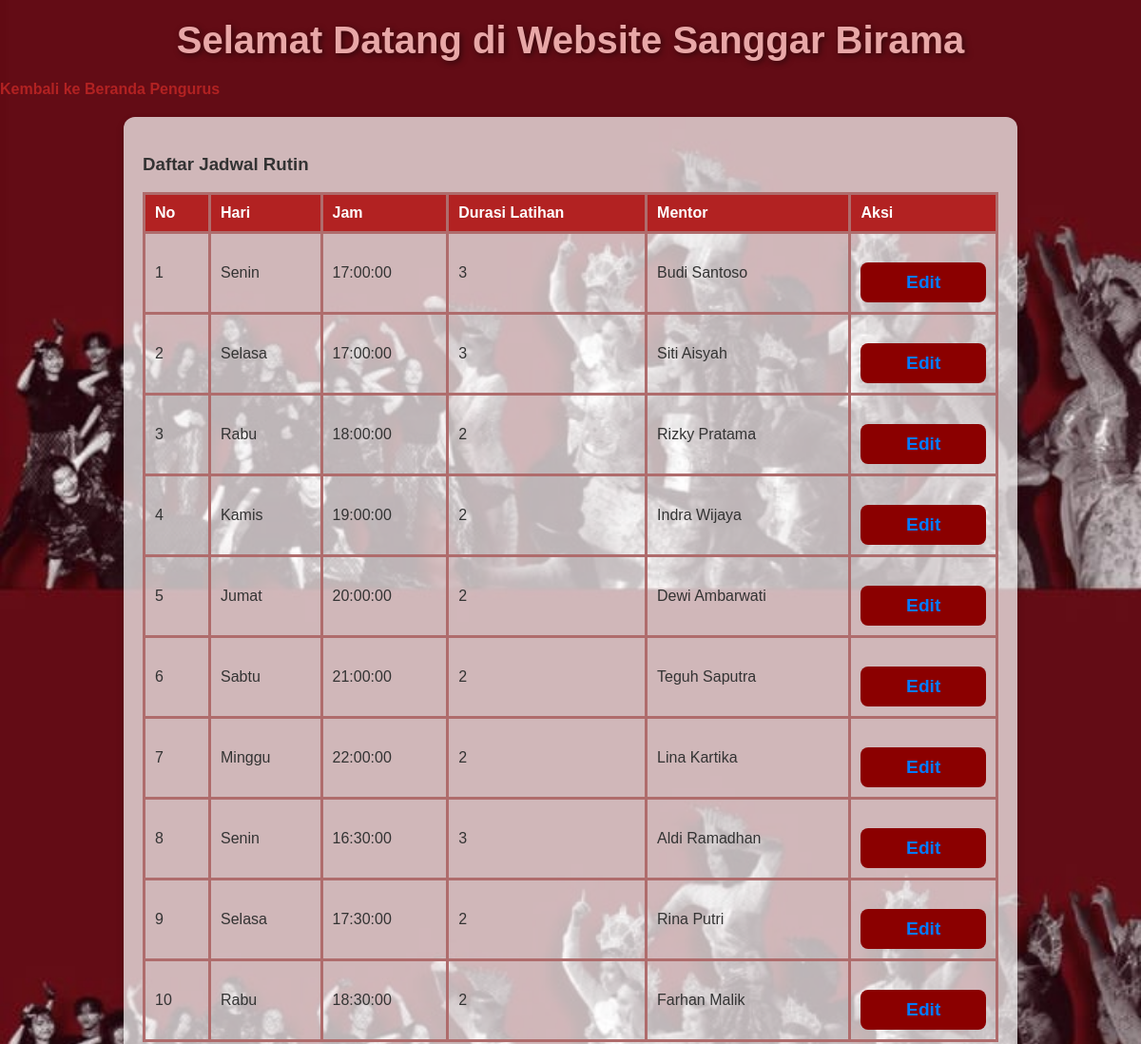
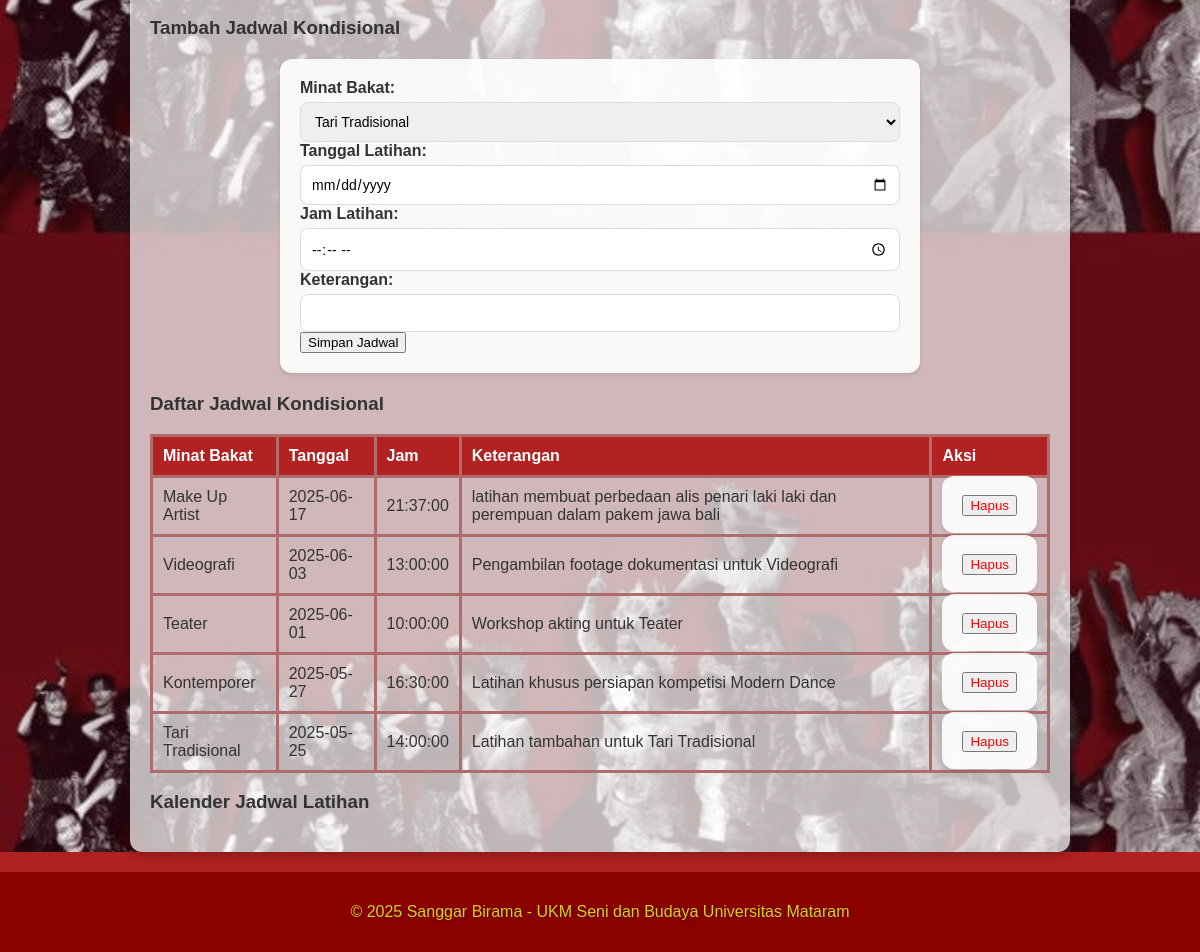
The page /app/views/manajemen_jadwal.php (signed in) on the database its author committed (2 pictures, top to bottom).
### tables this page shows
CREATE TABLE `jadwal_rutin` (
  `id` int(11) NOT NULL,
  `id_minat_bakat` int(11) NOT NULL,
  `hari` varchar(20) NOT NULL,
  `jam` time NOT NULL,
  `durasi_latihan` int(11) NOT NULL,
  `mentor` varchar(100) NOT NULL,
  `id_bidang` int(11) DEFAULT NULL
);

CREATE TABLE `jadwal_kondisional` (
  `id` int(11) NOT NULL,
  `id_minat_bakat` int(11) DEFAULT NULL,
  `tanggal` date NOT NULL,
  `jam` time NOT NULL,
  `keterangan` text DEFAULT NULL
);

CREATE TABLE `minat_bakat` (
  `nama_minat_bakat` varchar(100) NOT NULL,
  `enrollment_key` varchar(50) NOT NULL,
  `id_minat_bakat` int(11) NOT NULL,
  `id_bidang` int(11) DEFAULT NULL
);

### app/views/manajemen_jadwal.php (the view, shortened to what this page needs)
<?php
require_once __DIR__ . '/../config/config.php';
?>
<?php include __DIR__ . '/header.php'; ?>
<a href="beranda_pengurus.php">Kembali ke Beranda Pengurus</a>
<div class="content">
    <h3>Daftar Jadwal Rutin</h3>
    <table border="1">
        <tr>
            <th>No</th>
            <th>Hari</th>
            <th>Jam</th>
            <th>Durasi Latihan</th>
            <th>Mentor</th>
            <th>Aksi</th>
        </tr>
        <?php
        $jadwal_query = $mysqli->query("SELECT * FROM jadwal_rutin");
        $no = 1;
        while ($jadwal = $jadwal_query->fetch_assoc()) {
            echo "<tr>";
            echo "<td>{$no}</td>";
            echo "<td>" . (isset($jadwal["hari"]) ? htmlspecialchars($jadwal["hari"]) : '-') . "</td>";
            echo "<td>" . (isset($jadwal["jam"]) ? htmlspecialchars($jadwal["jam"]) : '-') . "</td>";
            echo "<td>" . htmlspecialchars($jadwal["durasi_latihan"]) . "</td>";
            echo "<td>" . htmlspecialchars($jadwal["mentor"]) . "</td>";
            echo "<td><a href='edit_jadwal_rutin.php?id=" . urlencode($jadwal["id"]) . "'>Edit</a></td>";
            echo "</tr>";
            $no++;
        }
        ?>
    </table>
    <h3>Tambah Jadwal Kondisional</h3>
    <form method="POST" action="/SI-BIRAMA/app/controllers/tambah_jadwal.php">
        <label for="id_minat_bakat">Minat Bakat:</label>
        <select name="id_minat_bakat" required>
            <?php
            $minat_result = $mysqli->query("SELECT id_minat_bakat, nama_minat_bakat FROM minat_bakat");
            while ($mb = $minat_result->fetch_assoc()) {
                echo '<option value="'.$mb['id_minat_bakat'].'">'.htmlspecialchars($mb['nama_minat_bakat']).'</option>';
            }
            ?>
        </select><br>
        <label for="tanggal">Tanggal Latihan:</label>
        <input type="date" name="tanggal" required><br>
        <label for="jam">Jam Latihan:</label>
        <input type="time" name="jam" required><br>
        <label for="keterangan">Keterangan:</label>
        <input type="text" name="keterangan"><br>
        <button type="submit">Simpan Jadwal</button>
    </form>
    <h3>Daftar Jadwal Kondisional</h3>
    <table border="1">
        <tr>
            <th>Minat Bakat</th>
            <th>Tanggal</th>
            <th>Jam</th>
            <th>Keterangan</th>
            <th>Aksi</th>
        </tr>
        <?php
        $stmt = $mysqli->prepare("
            SELECT jk.id, mb.nama_minat_bakat, jk.tanggal, jk.jam, jk.keterangan
            FROM jadwal_kondisional jk
            INNER JOIN minat_bakat mb ON jk.id_minat_bakat = mb.id_minat_bakat
            ORDER BY jk.tanggal DESC, jk.jam DESC
        ");
        $stmt->execute();
        $jadwal_kondisional_table = $stmt->get_result();
        while ($jadwal = $jadwal_kondisional_table->fetch_assoc()) { ?>
            <tr>
                <td><?= htmlspecialchars($jadwal["nama_minat_bakat"]); ?></td>
                <td><?= htmlspecialchars($jadwal["tanggal"]); ?></td>
                <td><?= htmlspecialchars($jadwal["jam"]); ?></td>
                <td><?= htmlspecialchars($jadwal["keterangan"]); ?></td>
                <td>
                    <form method="POST" action="/SI-BIRAMA/app/controllers/hapus_jadwal.php" onsubmit="return confirm('Yakin ingin menghapus jadwal ini?');" style="display:inline;">
                        <button type="submit" style="color:red;">Hapus</button>
                    </form>
                </td>
            </tr>
        <?php } ?>
    </table>
    <h3>Kalender Jadwal Latihan</h3>
    <link href="https://cdnjs.cloudflare.com/ajax/libs/fullcalendar/6.1.5/main.min.css" rel="stylesheet">
</div>
<?php include __DIR__ . '/footer.php'; ?>

### public/css/style.css (style rules this page uses)
body { margin: 0; font-family: Arial, sans-serif; background: linear-gradient(to bottom, #8B0000, #B22222); color: #fff; }
.content { max-width: 900px; margin: 20px auto; padding: 20px; background: rgba(255, 255, 255, 0.9); border-radius: 12px; box-shadow: 0 4px 8px rgba(0, 0, 0, 0.2); color: #333; }
table { width: 100%; border-collapse: collapse; margin-top: 10px; }
table, th, td { border: 3px solid #af6c6c; }
th, td { padding: 10px; text-align: left; }
th { background-color: #B22222; color: white; }
a { color: #B22222; font-weight: bold; text-decoration: none; }
.content a { display: inline-block; margin-top: 20px; padding: 10px 20px; background: #8B0000; color: #8B0000; text-decoration: none; font-weight: bold; border-radius: 8px; transition: background 0.3s ease, transform 0.3s ease; text-align: center; }
form { max-width: 600px; margin: 20px auto; padding: 20px; background: linear-gradient(to bottom, #ffffff, #f9f9f9); border-radius: 12px; box-shadow: 0 4px 8px rgba(0, 0, 0, 0.2); font-family: Arial, sans-serif; }
label { display: block; font-weight: bold; margin-bottom: 5px; color: #333; }
input[type="text"], input[type="email"], input[type="tel"], input[type="number"], input[type="date"], input[type="time"], textarea, select { width: 100%; padding: 10px; border: 1px solid #ddd; border-radius: 8px; font-size: 14px; font-family: Arial, sans-serif; box-sizing: border-box; transition: all 0.3s ease; }
.content { background: rgba(255, 255, 255, 0.7); padding: 20px; border-radius: 12px; box-shadow: 0 4px 8px rgba(0, 0, 0, 0.2); max-width: 900px; margin: 20px auto; font-family: Arial, sans-serif; }
.content a { display: block; text-align: center; margin-top: 20px; text-decoration: none; color: #007BFF; font-weight: bold; font-size: 1.2em; transition: color 0.3s ease; }
form { background: rgba(255, 255, 255, 0.9); padding: 20px; border-radius: 12px; box-shadow: 0 2px 4px rgba(0, 0, 0, 0.1); max-width: 600px; margin: 20px auto; }

### rows shown on the page
jadwal_rutin: hari "Senin", jam "17:00:00", durasi_latihan "3", mentor "Budi Santoso"
jadwal_rutin: hari "Selasa", jam "17:00:00", durasi_latihan "3", mentor "Siti Aisyah"
jadwal_rutin: hari "Rabu", jam "18:00:00", durasi_latihan "2", mentor "Rizky Pratama"
jadwal_rutin: hari "Kamis", jam "19:00:00", durasi_latihan "2", mentor "Indra Wijaya"
jadwal_rutin: hari "Jumat", jam "20:00:00", durasi_latihan "2", mentor "Dewi Ambarwati"
jadwal_rutin: hari "Sabtu", jam "21:00:00", durasi_latihan "2", mentor "Teguh Saputra"
jadwal_rutin: hari "Minggu", jam "22:00:00", durasi_latihan "2", mentor "Lina Kartika"
jadwal_rutin: hari "Senin", jam "16:30:00", durasi_latihan "3", mentor "Aldi Ramadhan"
jadwal_rutin: hari "Selasa", jam "17:30:00", durasi_latihan "2", mentor "Rina Putri"
jadwal_rutin: hari "Rabu", jam "18:30:00", durasi_latihan "2", mentor "Farhan Malik"
jadwal_kondisional: id_minat_bakat.nama_minat_bakat "Make Up Artist", tanggal "2025-06-17", jam "21:37:00", keterangan "latihan membuat perbedaan alis penari laki laki dan perempuan dalam pakem jawa bali"
jadwal_kondisional: id_minat_bakat.nama_minat_bakat "Videografi", tanggal "2025-06-03", jam "13:00:00", keterangan "Pengambilan footage dokumentasi untuk Videografi"
jadwal_kondisional: id_minat_bakat.nama_minat_bakat "Teater", tanggal "2025-06-01", jam "10:00:00", keterangan "Workshop akting untuk Teater"
jadwal_kondisional: id_minat_bakat.nama_minat_bakat "Kontemporer", tanggal "2025-05-27", jam "16:30:00", keterangan "Latihan khusus persiapan kompetisi Modern Dance"
jadwal_kondisional: id_minat_bakat.nama_minat_bakat "Tari Tradisional", tanggal "2025-05-25", jam "14:00:00", keterangan "Latihan tambahan untuk Tari Tradisional"

### other values the page prints
form field id_minat_bakat "Tari Tradisional"
